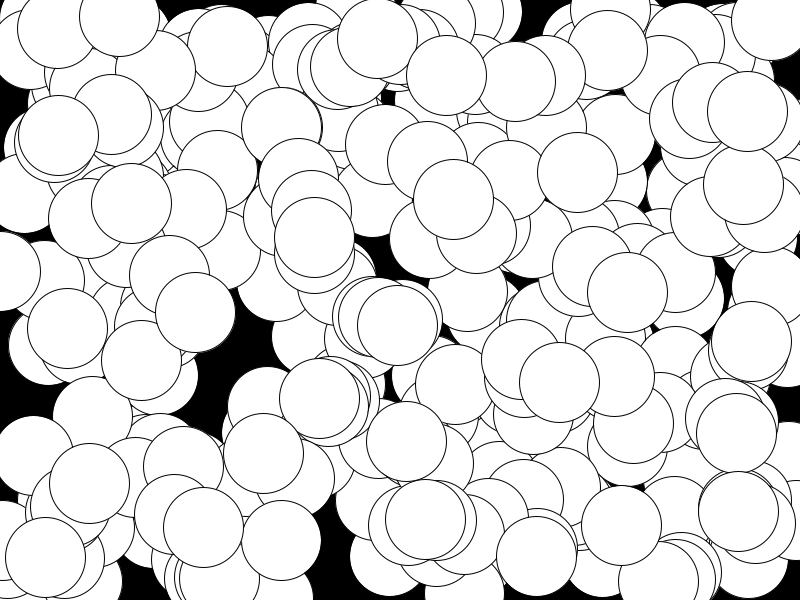
Frame 1 (no input)
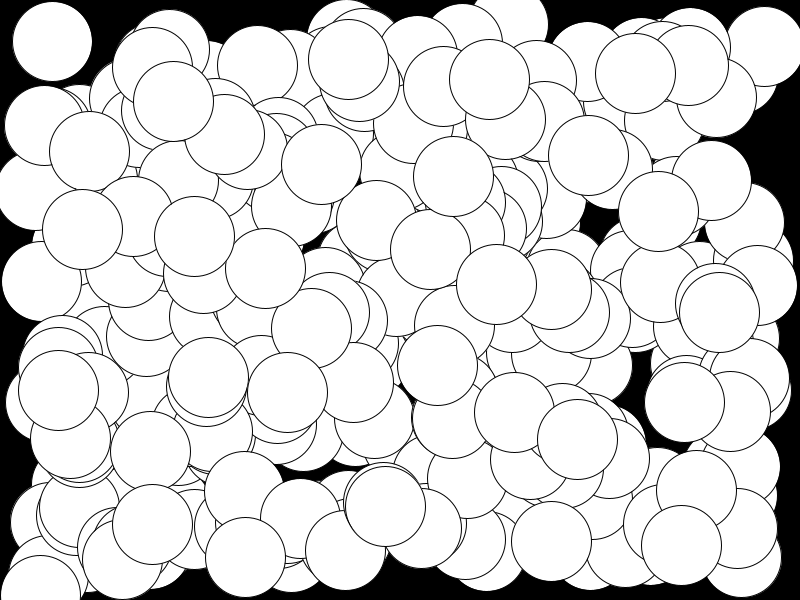
Frame 60 (the mouse pressed at the canvas centre just before this capture)
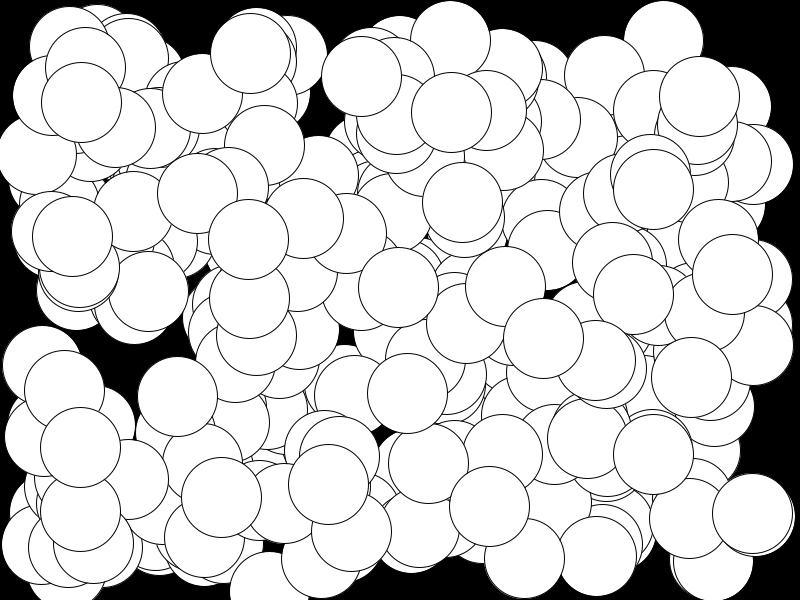
Frame 120 (the mouse held since frame 60 and released just before this capture)

The Processing sketch that drew these frames (run headless with seeded random() and noise(); from frame 60 on, the mouse is pressed at the canvas centre):

// Processing sketch: LotsOfBalls
// ── LotsOfBalls.pde
int count = 300;
//declare variables
float [] x = new float[count];
float [] y = new float[count];
float [] velX = new float[count];
float [] velY = new float [count];
float [] diam = new float [count];
float x1, y1, velX1, velY1, diam1;






void setup() {
  //set size of canvas
  size(800, 600);


  //declare local integer i
  int i = 0;

  while (i<count) {

    //initialize variables
    x[i] = random(width);

    y[i] = random(height);
    diam[i] = 80;
    velX[i] = random(-5, 5);
    velY[i] = random(-5, 5);

    i++;
  }
}

void draw() {
background(0);
  int i= 0;
  int count = 300;
  while (i<count) {
    //draw background to cover previous frame
    

    //draw ball
    ellipse(x[i], y[i], diam[i], diam[i]);

    //add velocity to position
    x[i] += velX[i];
    y[i] += velY[i];

    //bounce ball if it hits walls
    if (x[i] + diam[i]/2 >= width) {
      velX[i] = -abs(velX[i]);    //if the ball hits the right wall, assign x velocity the negative version of itself
    } else if (x[i] - diam[i]/2 <= 0) {
      velX[i] = abs(velX[i]);     //if the ball hits the left wall, assign x velocity the positive version of itself
    }
    if (y[i] + diam[i]/2 >= height) {
      velY[i] = -abs(velY[i]);
    } else if (y[i] - diam[i]/2 <= 0) {
      velY[i] = abs(velY[i]);
    }

    i++;
  }
}
